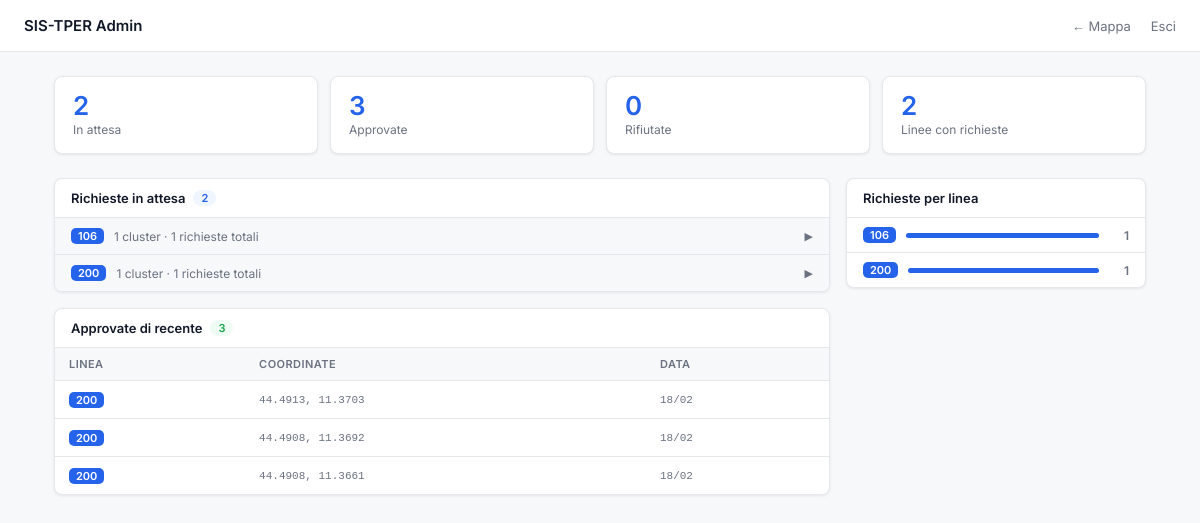
The app's page /admin/dashboard (signed in), older data.
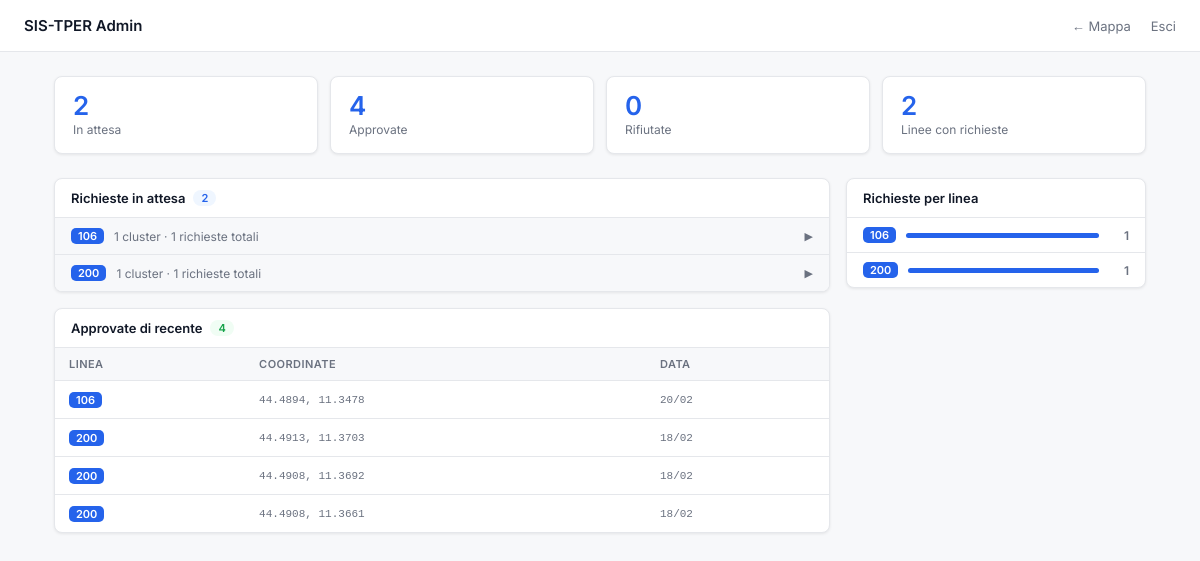
The same page, newer data.
### app_logic/models.py (models this page shows, shortened)
class StopRequest(db.Model):
    __tablename__ = 'stop_requests'
    id         = db.Column(db.Integer, primary_key=True)
    line_code  = db.Column(db.String(20), nullable=False, index=True)
    lat        = db.Column(db.Float, nullable=False)
    lon        = db.Column(db.Float, nullable=False)
    note           = db.Column(db.String(300), nullable=True)
    preferred_days = db.Column(db.String(100), nullable=True) # e.g. "lun,mar,mer"
    preferred_time = db.Column(db.String(20), nullable=True)  # e.g. "14:30"
    status         = db.Column(db.String(20), nullable=False, default='pending')  # pending | approved | rejected
    created_at     = db.Column(db.DateTime, nullable=False, default=datetime.utcnow)

### app_logic/admin_routes.py (the view)
@admin.route('/dashboard')
def dashboard():
    if not _admin_required():
        return redirect(url_for('admin.login'))
    pending  = StopRequest.query.filter_by(status='pending').order_by(StopRequest.line_code, StopRequest.created_at).all()
    approved = StopRequest.query.filter_by(status='approved').order_by(StopRequest.created_at.desc()).limit(20).all()
    rejected = StopRequest.query.filter_by(status='rejected').order_by(StopRequest.created_at.desc()).limit(20).all()
    line_clusters = defaultdict(list)
    for r in pending:
        line_clusters[r.line_code].append(r)
    clustered = {}
    for line, reqs in line_clusters.items():
        clustered[line] = cluster_requests(reqs)
    line_stats = {line: len(reqs) for line, reqs in line_clusters.items()}
    return render_template('admin_dashboard.html',
                           pending=pending,
                           approved=approved,
                           rejected=rejected,
                           line_stats=line_stats,
                           clustered=clustered)

### app_logic/admin_routes.py (called while the page is built)
def _admin_required():
    return session.get('is_admin', False)

### app_logic/templates/admin_dashboard.html (shortened to what this page needs)
<!DOCTYPE html>
<html lang="it">
<head>
    <link rel="stylesheet" href="https://unpkg.com/leaflet@1.9.4/dist/leaflet.css" />
</head>
<body>
    <nav>
        <span class="brand">SIS-TPER Admin</span>
        <div>
            <a href="/">← Mappa</a>
            <a href="/admin/logout">Esci</a>
        </div>
    </nav>
    <div class="page">
        <div class="stats">
            <div class="stat">
                <div class="num">{{ pending|length }}</div>
                <div class="lbl">In attesa</div>
            </div>
            <div class="stat">
                <div class="num">{{ approved|length }}</div>
                <div class="lbl">Approvate</div>
            </div>
            <div class="stat">
                <div class="num">{{ rejected|length }}</div>
                <div class="lbl">Rifiutate</div>
            </div>
            <div class="stat">
                <div class="num">{{ line_stats|length }}</div>
                <div class="lbl">Linee con richieste</div>
            </div>
        </div>
        <div class="grid">
            <div>
                <div class="card">
                    <div class="card-header">
                        Richieste in attesa
                        <span class="pill">{{ pending|length }}</span>
                    </div>
                    {% if clustered %}
                    {% for line, clusters in clustered.items()|sort %}
                    <div class="line-group">
                        <div class="line-group-header" onclick="toggleGroup(this)">
                            <span class="tag">{{ line }}</span>
                            <span class="meta">{{ clusters|length }} cluster · {{ line_stats[line] }} richieste
                                totali</span>
                            <span class="chevron">▶</span>
                        </div>
                    </div>
                    {% endfor %}
                    {% else %}
                    <div class="empty">Nessuna richiesta in attesa</div>
                    {% endif %}
                </div>
                {% if approved %}
                <div class="card">
                    <div class="card-header">Approvate di recente <span class="pill pill-g">{{ approved|length }}</span>
                    </div>
                    <table>
                        <thead>
                            <tr>
                                <th>Linea</th>
                                <th>Coordinate</th>
                                <th>Data</th>
                            </tr>
                        </thead>
                        <tbody>
                            {% for r in approved %}
                            <tr>
                                <td><span class="tag">{{ r.line_code }}</span></td>
                                <td class="mono">{{ "%.4f"|format(r.lat) }}, {{ "%.4f"|format(r.lon) }}</td>
                                <td class="mono">{{ r.created_at.strftime('%d/%m') }}</td>
                            </tr>
                            {% endfor %}
                        </tbody>
                    </table>
                </div>
                {% endif %}
            </div>
            <div>
                <div class="card">
                    <div class="card-header">Richieste per linea</div>
                    {% if line_stats %}
                    {% set max_count = line_stats.values()|max %}
                    {% for line, count in line_stats.items()|sort(attribute='1', reverse=True) %}
                    <div class="bar-row">
                        <span class="tag">{{ line }}</span>
                        <div class="bar-wrap">
                            <div class="bar-fill" style="width:{{ (count/max_count*100)|int }}%"></div>
                        </div>
                        <span class="bar-count">{{ count }}</span>
                    </div>
                    {% endfor %}
                    {% else %}
                    <div class="empty">Nessuna richiesta</div>
                    {% endif %}
                </div>
            </div>
        </div>
    </div>
</body>
</html>

### app_logic/templates/admin_dashboard.html (style rules this page uses)
*, *::before, *::after { box-sizing: border-box; margin: 0; padding: 0; }
:root { --bg: #f7f8fa; --surface: #fff; --border: #e5e7eb; --text: #111827; --muted: #6b7280; --accent: #2563eb; --accent-light: #eff6ff; --green: #16a34a; --green-light: #f0fdf4; --red: #dc2626; --red-light: #fef2f2; --r: 8px; --sh: 0 1px 3px rgba(0, 0, 0, .08); }
body { font-family: 'Inter', sans-serif; background: var(--bg); color: var(--text); font-size: 14px; }
nav { position: sticky; top: 0; z-index: 100; background: var(--surface); border-bottom: 1px solid var(--border); height: 52px; padding: 0 24px; display: flex; align-items: center; justify-content: space-between; }
nav .brand { font-weight: 600; font-size: 15px; }
nav a { color: var(--muted); text-decoration: none; font-size: 13px; margin-left: 16px; }
.page { max-width: 1140px; margin: 0 auto; padding: 24px; }
.stats { display: grid; grid-template-columns: repeat(4, 1fr); gap: 12px; margin-bottom: 24px; }
.stat { background: var(--surface); border: 1px solid var(--border); border-radius: var(--r); padding: 16px 18px; box-shadow: var(--sh); }
.stat .num { font-size: 26px; font-weight: 600; color: var(--accent); line-height: 1; }
.stat .lbl { color: var(--muted); font-size: 12px; margin-top: 3px; }
.grid { display: grid; grid-template-columns: 1fr 300px; gap: 16px; align-items: start; }
.card { background: var(--surface); border: 1px solid var(--border); border-radius: var(--r); box-shadow: var(--sh); overflow: hidden; margin-bottom: 16px; }
.card-header { padding: 11px 16px; border-bottom: 1px solid var(--border); font-weight: 600; font-size: 13px; display: flex; align-items: center; gap: 8px; }
.pill { background: var(--accent-light); color: var(--accent); border-radius: 20px; padding: 1px 8px; font-size: 11px; font-weight: 600; }
.pill-g { background: var(--green-light); color: var(--green); }
.line-group { border-bottom: 1px solid var(--border); }
.line-group:last-child { border-bottom: none; }
.line-group-header { display: flex; align-items: center; gap: 10px; padding: 10px 16px; cursor: pointer; user-select: none; background: var(--bg); }
.tag { display: inline-block; background: var(--accent); color: white; border-radius: 5px; padding: 1px 7px; font-size: 11px; font-weight: 600; }
.line-group-header .meta { font-size: 12px; color: var(--muted); flex: 1; }
.chevron { font-size: 11px; color: var(--muted); transition: transform .2s; }
.bar-row { display: flex; align-items: center; gap: 10px; padding: 9px 16px; border-bottom: 1px solid var(--border); }
.bar-row:last-child { border-bottom: none; }
.bar-wrap { flex: 1; background: var(--bg); border-radius: 3px; height: 5px; }
.bar-fill { background: var(--accent); height: 5px; border-radius: 3px; }
.bar-count { font-size: 12px; font-weight: 600; color: var(--muted); min-width: 20px; text-align: right; }
table { width: 100%; border-collapse: collapse; }
th { padding: 9px 14px; text-align: left; font-size: 11px; font-weight: 600; text-transform: uppercase; letter-spacing: .04em; color: var(--muted); background: var(--bg); border-bottom: 1px solid var(--border); }
td { padding: 10px 14px; border-bottom: 1px solid var(--border); font-size: 13px; }
tr:last-child td { border-bottom: none; }
.mono { font-family: monospace; font-size: 11px; color: var(--muted); }

Row changes from the older to the newer data that the page shows:
added StopRequest: line_code "106", lat "44.4894", lon "11.3478", created_at "20/02"
Text that changed along with them:
{{ approved|length }}: "3" → "4"
